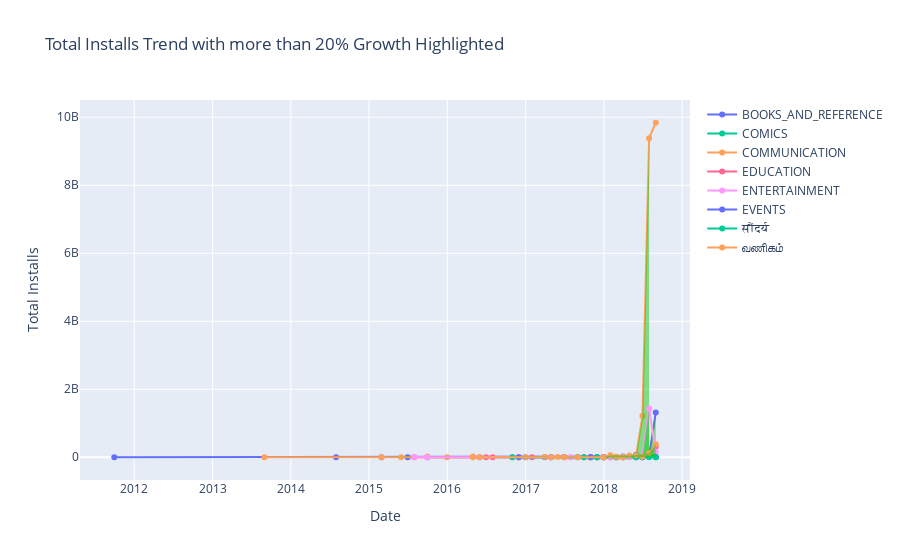

Notebook source saved alongside this figure:
### Code cell
#Creating the graph
fig14 = go.Figure()

plot_title = 'Total Installs Trend with more than 20% Growth Highlighted'

#This graph is pretty complex as we need to create a time series for each category
#so to achieve that we'll be using for loop which is gonna iterate over the 'Category' column and for each category we'll be performing operations
for categ in time_series['Category'].unique():
    category_df = time_series[time_series['Category'] == categ]
    
    #Operation 1: We are creating lines (with markers) for each category for duration of the entire timeline
    fig14.add_trace(go.Scatter(
        x = category_df['Last Updated'], 
        y = category_df['Installs'], 
        mode = 'lines + markers',
        name = categ
    ))

    #creating a new variable to shade only where growth is more that 20 percent
    highlight_y = category_df['Installs'].where(category_df['Sign_gwth'])

    #Operation 2: Here we are creating the shaded area for each category whenever the growth is more that 20%
    fig14.add_trace(go.Scatter(
        x = category_df['Last Updated'],
        y = highlight_y,
        fill = 'tozeroy', #This is the main element that's creating the entire area under the graph till 0 (to_0_y)
        mode = 'none',
        fillcolor = 'rgba(0, 200, 0, 0.45)',
        showlegend = False
    ))

fig14.update_layout(
    title= plot_title,
    xaxis_title='Date',
    yaxis_title='Total Installs'
)

fig14.show()

save_plot_as_html(fig14, 'Time_Series_Graph.html', 'In this graph the we can observe that 2018 was the most pivitol point for the selected categories as we saw a huge spike in the installs especially during the month of July 2018')
is_live_time = (18 <= current_hr < 21)
register_live_plot(
    'Time_Series_Graph.html',
    plot_title,
    is_live_time,
    6, 9
)
